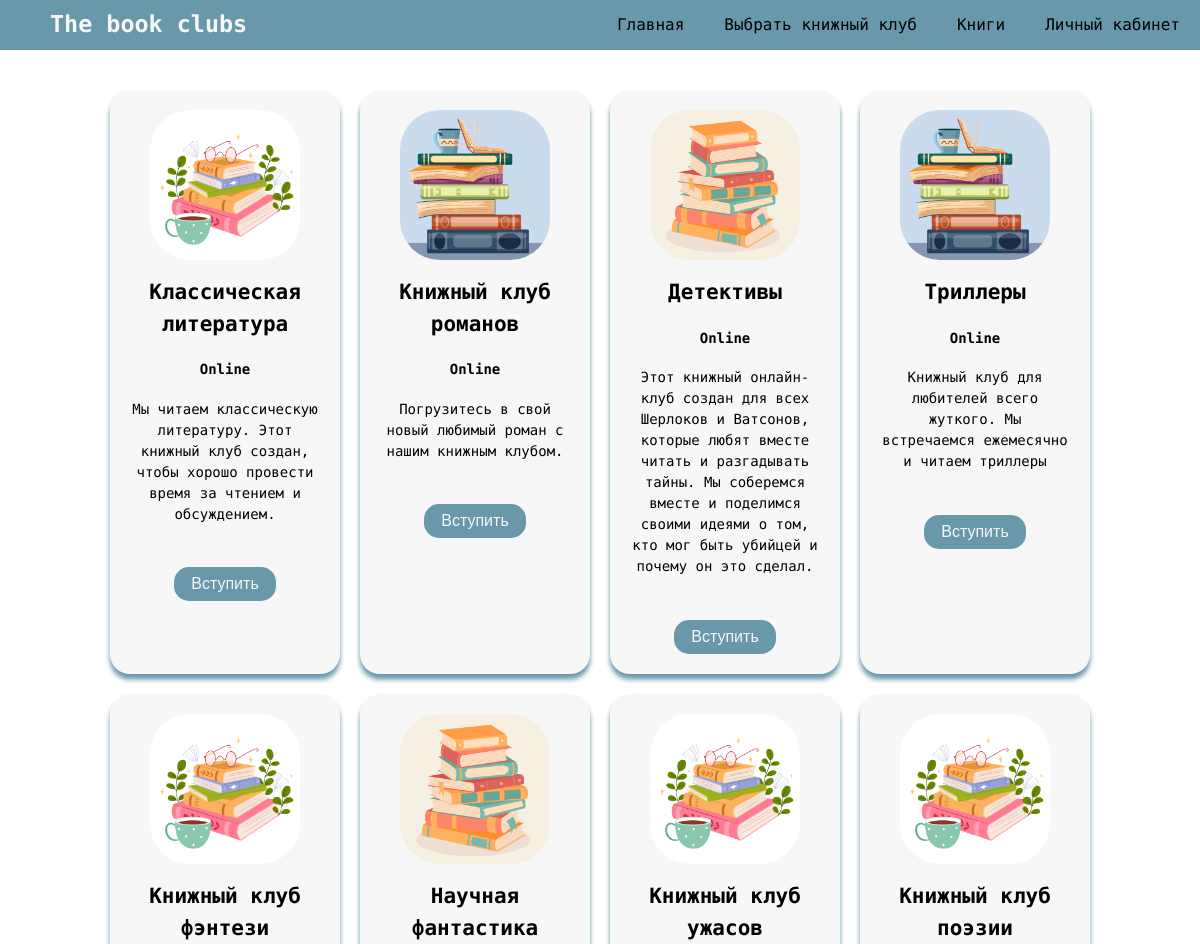
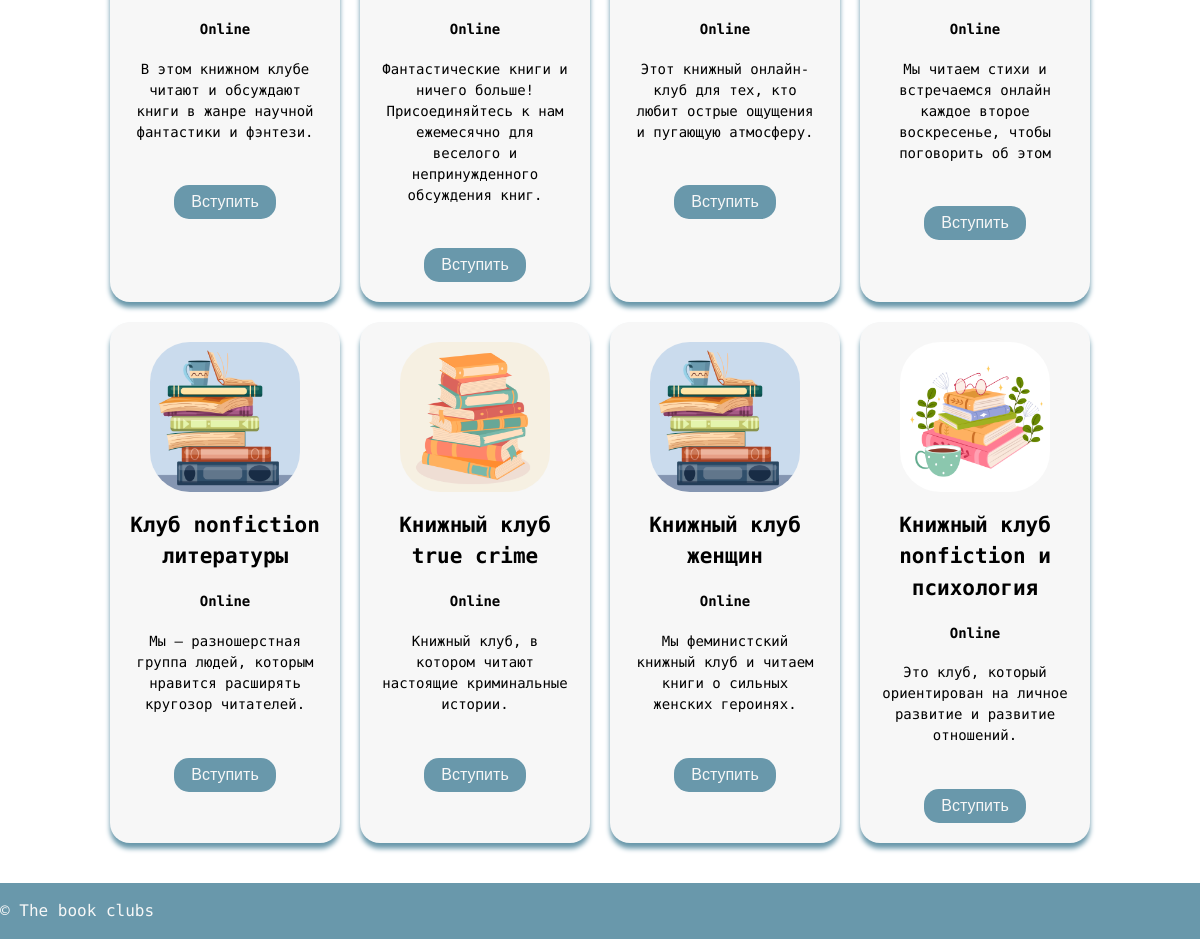
/book-clubs/, run on the app's committed database (2 pictures, top to bottom).
### club/models.py (models this page shows, shortened)
class BookClub(models.Model):
    name = models.CharField(max_length=200)
    description = models.TextField()
    image = models.ImageField(upload_to='images')
    venue = models.CharField(max_length=200, default='Online', null=True)
    members = models.ManyToManyField(User, related_name='clubs')
    admin = models.ForeignKey(User, on_delete=models.SET_NULL, null=True, related_name='administered_clubs')
    selected_book = models.ForeignKey(Book, on_delete=models.SET_NULL, null=True, related_name='selected_clubs')
    book = models.ForeignKey('Book', on_delete=models.SET_NULL, null=True)
    meeting = models.OneToOneField('Meeting', on_delete=models.SET_NULL, null=True)

### club/views.py (the view)
# urls.py: path('book-clubs/', views.book_clubs, name='book_clubs'),
def book_clubs(request):
    clubs = BookClub.objects.all()
    books = Book.objects.all()
    context = {
        'clubs': clubs,
        'books':books
    }
    return render(request, 'club/book_clubs.html', context)

### templates/club/book_clubs.html (shortened to what this page needs)
{% extends 'base.html' %}
{% load static %}
{% block content %}
<div class="clubs-container">
    <div class="clubs-grid">
        {% for club in clubs %}
        <div class="clubs-cart">
            <div class="clubs-cart-container">
                <div class="clubs-cart-image">
                    <img src="{{ club.image.url }}" width="150" height="150">
                </div>
                <div class="clubs-cart-title">
                    <h2><a href="{% url 'club:club_detail' club.id %}">{{ club.name }}</a></h2>
                    <h4>{{ club.venue }}</h4>
                </div>
                <div class="clubs-cart-desc">
                    <p>{{ club.description }}</p>
                </div>
                <div class="clubs-book-image">
                </div>
                <div class="clubs-cart-button">
                    {% if request.user in club.members.all %}
                        <span class="already-member">Вы участник клуба</span>
                    {% else %}
                    <form action="{% url 'club:join_club' club.id %}" method="post">
                            <button type="submit" class="btn btn-primary add-to-cart-btn">Вступить</button>
                        </form>
                    {% endif %}
                </div>
            </div>
        </div>
        {% endfor %}
    </div>
</div>
{% endblock %}

### static/css/style.css (style rules this page uses)
body { font-family: 'Fira Code', monospace; font-size: 16px; line-height: 1.5; margin: 0; display: flex; flex-direction: column; min-height: 100vh; }
a { color: #000; text-decoration: none; }
@media screen and (min-width: 1024px) { body { max-width: 100%; max-height: 100%; } }
@media screen and (min-width: 1024px) { .clubs-container { padding: 30px 100px ; } }
@media screen and (min-width: 1024px) { .clubs-grid { display: grid; grid-template-columns: repeat(4, 1fr); gap: 20px; padding: 10px; } }
@media screen and (min-width: 1024px) { .clubs-cart { background-color: #f7f7f7; padding: 20px; text-align: center; border-radius: 20px; box-shadow: 0 5.5px 5px 0 #6998AB } }
@media screen and (min-width: 1024px) { .clubs-cart-image img { border-radius: 40px; display: block; margin: 0 auto; } }
@media screen and (min-width: 1024px) { .clubs-cart-title { font-size: 14px; } }
@media screen and (min-width: 1024px) { .clubs-cart-desc { font-size: 14px; } }
@media screen and (min-width: 1024px) { .clubs-cart-button button { padding: 8px 17px; background-color: #6998AB; color: #f7f7f7; border-radius: 15px; border: #6998AB; font-size: 16px; } }

### data on the page
BookClub: image (picture), name "Классическая литература", venue "Online", description "Мы читаем классическую литературу. Этот книжный клуб создан, чтобы хорошо провести время за чтением и обсуждением."
BookClub: image (picture), name "Книжный клуб романов", venue "Online", description "Погрузитесь в свой новый любимый роман с нашим книжным клубом."
BookClub: image (picture), name "Детективы", venue "Online", description "Этот книжный онлайн-клуб создан для всех Шерлоков и Ватсонов, которые любят вместе читать и разгадывать тайны. Мы соберемся вместе и поделимся своими идеями о том, кто мог быть убийцей и почему он это сделал."
BookClub: image (picture), name "Триллеры", venue "Online", description "Книжный клуб для любителей всего жуткого. Мы встречаемся ежемесячно и читаем триллеры"
BookClub: image (picture), name "Книжный клуб фэнтези", venue "Online", description "В этом книжном клубе читают и обсуждают книги в жанре научной фантастики и фэнтези."
BookClub: image (picture), name "Научная фантастика", venue "Online", description "Фантастические книги и ничего больше! Присоединяйтесь к нам ежемесячно для веселого и непринужденного обсуждения книг."
BookClub: image (picture), name "Книжный клуб ужасов", venue "Online", description "Этот книжный онлайн-клуб для тех, кто любит острые ощущения и пугающую атмосферу."
BookClub: image (picture), name "Книжный клуб поэзии", venue "Online", description "Мы читаем стихи и встречаемся онлайн каждое второе воскресенье, чтобы поговорить об этом"
BookClub: image (picture), name "Клуб nonfiction литературы", venue "Online", description "Мы — разношерстная группа людей, которым нравится расширять кругозор читателей."
BookClub: image (picture), name "Книжный клуб true crime", venue "Online", description "Книжный клуб, в котором читают настоящие криминальные истории."
BookClub: image (picture), name "Книжный клуб женщин", venue "Online", description "Мы феминистский книжный клуб и читаем книги о сильных женских героинях."
BookClub: image (picture), name "Книжный клуб nonfiction и психология", venue "Online", description "Это клуб, который ориентирован на личное развитие и развитие отношений."
